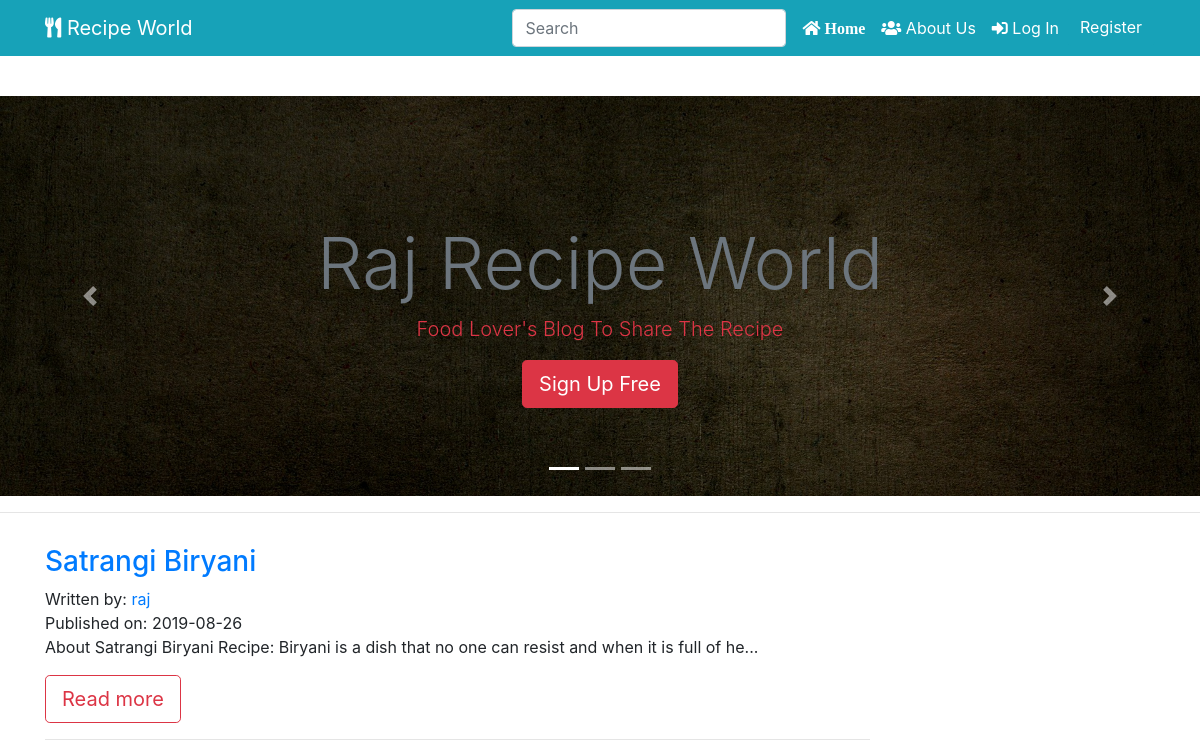
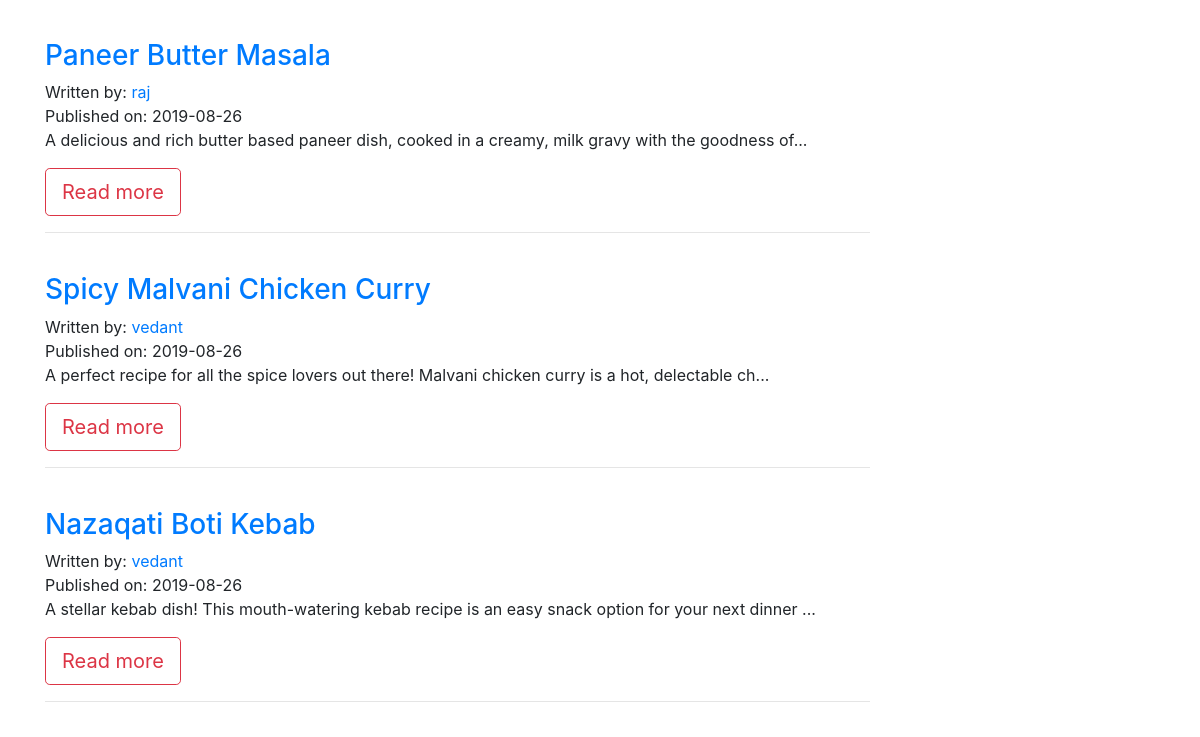
Before: / (upper part) with the older database file (2 pictures, top to bottom).
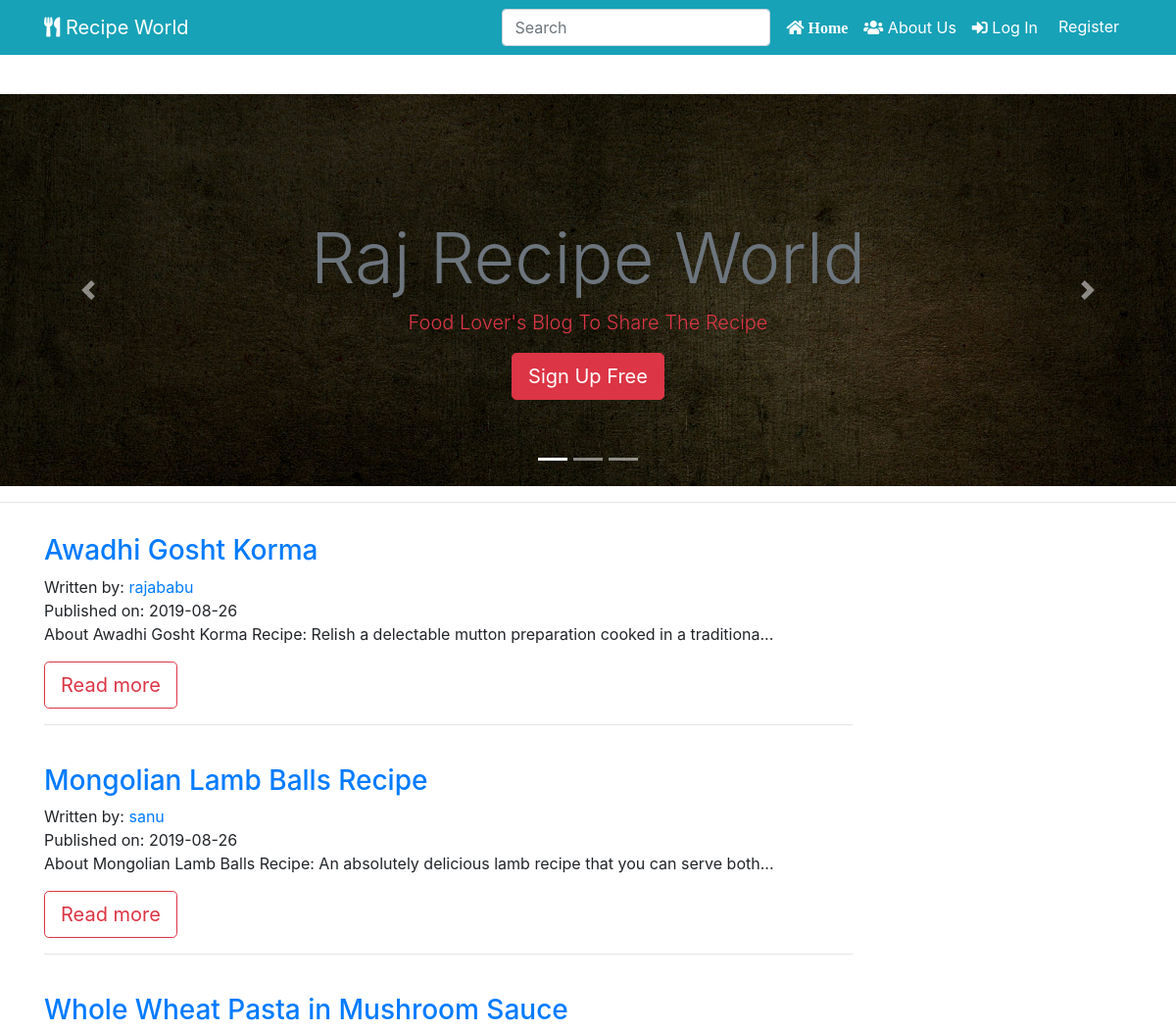
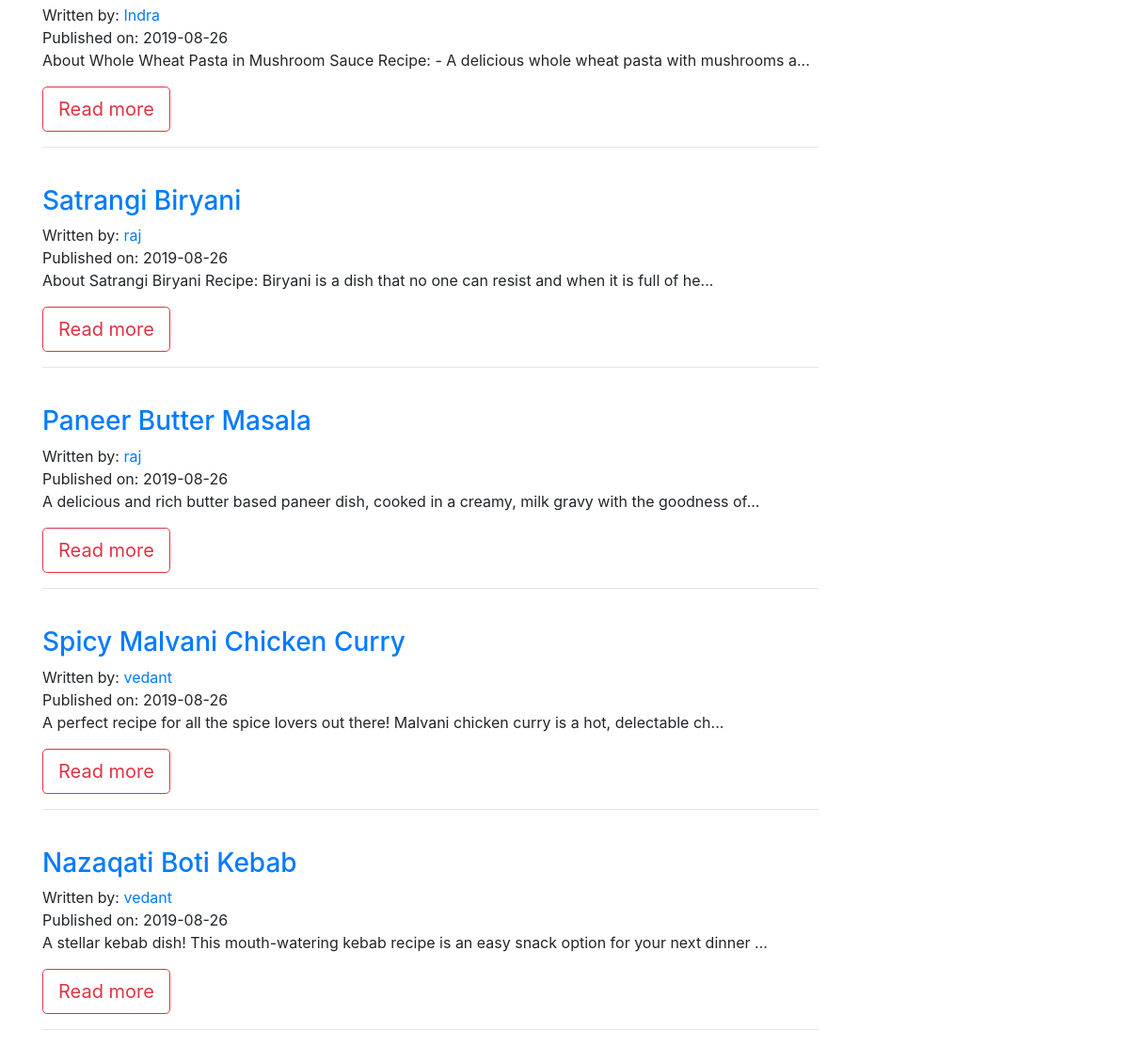
After: the same page with the newer database file (2 pictures, top to bottom).
### recipe_app/models.py (models this page shows, shortened)
class RecipePost(db.Model):
    __searchable__ = ['recipe_name']
    users = db.relationship(User)
    id = db.Column(db.Integer, primary_key=True)
    user_id = db.Column(db.Integer, db.ForeignKey('users.id'), nullable=False)
    date = db.Column(db.DateTime, nullable=False, default=datetime.utcnow)
    recipe_image = db.Column(db.String(128), default=None, nullable=True)
    recipe_name = db.Column(db.String(164), nullable=False)
    course = db.Column(db.String(164), nullable=False)
    food_category = db.Column(db.String(164), nullable=False)
    cuisine = db.Column(db.String(164), nullable=False)
    prep_time = db.Column(db.String(164), nullable=False)
    cook_time = db.Column(db.String(164), nullable=False)
    allergens = db.Column(db.String(164), nullable=False)
    serving = db.Column(db.String(164), nullable=False)
    ingredients = db.Column(db.Text, nullable=False)
    recipe_description = db.Column(db.Text, nullable=False)

class User(db.Model, UserMixin):
     __tablename__ = 'users'
     id = db.Column(db.Integer, primary_key = True)
     picture = db.Column(db.String(128), default='default_profile.png', nullable=False)
     email = db.Column(db.String(64), unique=True, index=True)
     username = db.Column(db.String(64), unique=True, index=True)
     password_hash = db.Column(db.String(128))
     recipe = db.relationship('RecipePost', backref='author', lazy=True)

### recipe_app/core/views.py (the view)
@core.route('/')
def index():
    page = request.args.get('page', 1, type=int)
    all_recipies_posts = RecipePost.query.order_by(RecipePost.date.desc()).paginate(page=page, per_page=10)
    return render_template('index.html', all_recipies_posts = all_recipies_posts)

### recipe_app/templates/index.html (shortened to what this page needs)
{% extends "base.html" %}
{% block content %}
  <section id="showcase" class="">
    <div id="myCarousel" class="carousel slide" data-ride="carousel">
      <ol class="carousel-indicators">
        <li data-target="#myCarousel" data-slide-to="0" class="active"></li>
        <li data-target="#myCarousel" data-slide-to="1"></li>
        <li data-target="#myCarousel" data-slide-to="2"></li>
      </ol>
      <div class="carousel-inner">
        <div class="carousel-item carousel-image-1 active">
          <div class="container">
            <div class="carousel-caption d-none d-sm-block text-center mb-5">
              <h1 class="display-3 text-secondary"> Raj Recipe World</h1>
              <p class="lead text-danger"> Food Lover's Blog To Share The Recipe </p>
              <a href="{{ url_for('users.register') }}" class="btn btn-danger btn-lg">Sign Up Free</a>
            </div>
          </div>
        </div>
      </div>
      <a href="#myCarousel" data-slide="prev" class="carousel-control-prev">
        <span class="carousel-control-prev-icon"></span>
      </a>
      <a href="#myCarousel" data-slide="next" class="carousel-control-next">
        <span class="carousel-control-next-icon"></span>
      </a>
    </div>
  </section>
  <hr>
<section id="info" class="py-3">
  <div class="container">
    {% for recipe in all_recipies_posts.items %}
    <div class="row">
      <div class="col-md-9 align-self-center">
        <h3> <a href="{{ url_for('recipe_posts.recipe_post', recipe_post_id=recipe.id) }}">{{ recipe.recipe_name }}</a> </h3>
          <p>
            Written by: <a href="{{ url_for('users.user_recipies', username = recipe.author.username) }}">{{ recipe.author.username }}</a>
            <br/>
            Published on: {{ recipe.date.strftime('%Y-%m-%d') }}
            <br/>
            {{ recipe.recipe_description[:100] }}...
            </p>
              <a href="{{ url_for('recipe_posts.recipe_post', recipe_post_id=recipe.id) }}" class="btn btn-outline-danger btn-lg">Read more</a>
              <hr>
               <br/>
          </div>
            <div class="col-md-3">
             </div>
           </div>
           {% endfor %}
  </div>
</section>
{% endblock %}

### recipe_app/templates/base.html (shortened to what this page needs)
<!DOCTYPE html>
<html lang="en">
  <head>
      <link rel="stylesheet" href="https://stackpath.bootstrapcdn.com/bootstrap/4.3.1/css/bootstrap.min.css">
      <link type="text/css" rel="stylesheet" href="{{ url_for('static', filename='css/master.css') }}"/>
      <link rel="stylesheet" href="https://use.fontawesome.com/releases/v5.3.1/css/all.css"
>
      <link rel="stylesheet" href="https://cdnjs.cloudflare.com/ajax/libs/ekko-lightbox/5.3.0/ekko-lightbox.css" />
      <link rel="stylesheet" href="https://cdnjs.cloudflare.com/ajax/libs/slick-carousel/1.9.0/slick.css" />
      <link rel="stylesheet" href="https://cdnjs.cloudflare.com/ajax/libs/slick-carousel/1.9.0/slick-theme.min.css" />
  </head>
<body>
  <header class="py-5" >
<nav class="navbar navbar-expand-sm navbar-dark bg-info fixed-top ">
    <div class="container">
      <a href="{{ url_for('core.index') }}" target="_blank" class="navbar-brand"> <i class="fas fa-utensils icon-nav"></i> Recipe World</a>
      <div class="collapse navbar-collapse" id="navbarCollapse">
      <ul class="navbar-nav ml-auto">
      <form class="form-inline my-2 my-lg-0" method="GET" action="{{ url_for('search.search_result') }}">
        <input class="form-control mr-sm-2" type="search" placeholder="Search" aria-label="Search">
      </form>
            <li class="nav-item active">
              <a class="nav-link text-white" href="{{ url_for('core.index') }}">
                <i class="fas fa-home icon-nav"> Home </i>
              </a>
            </li>
            <li class="nav-item">
              <a class="nav-link text-white" href="{{ url_for('core.info') }}"> <i class="fas fa-users icon-nav"></i> About Us</a>
            </li>
            {% if current_user.is_authenticated %}
            <li class="nav-item">
                <a class="nav-link text-white" href="{{ url_for('users.logout') }}"> <i class="fas fa-sign-out-alt icon-nav"></i> Log Out </a>
            </li>
            <li class="nav-item">
                <a class="nav-link text-white" href="{{ url_for('users.account') }}">
                  <i class="fas fa-user icon-nav"> </i> Profile </a>
            </li>
            <li class="nav-item">
                <a class="nav-link text-white" href="{{ url_for('recipe_posts.create_recipe') }}">
                  <i class="fas fa-plus icon-nav"></i> Add Recipe</a>
            </li>
             <li class="nav-item">
                <a class="nav-link text-white" href="{{ url_for('users.user_recipies' , username=current_user.username) }}"> <i class="fas fa-user-circle icon-nav"> </i> {{ current_user }} </a>
              </li>
              {% else %}
              <li class="nav-item">
                  <a class="nav-link text-white" href="{{ url_for('users.login') }}"> <i class="fas fa-sign-in-alt icon-nav"></i> Log In </a>
              </li>
              <li class="nav-item">
                  <a href="{{ url_for('users.register') }}" class="btn btn-info btn-md">
                   Register
                </a>
              </li>
              {% endif %}
    </ul>
    </div>
   </div>
  </nav>
 </header>
  {% block content %}
  {% endblock %}
  </body>
</html>

### recipe_app/static/css/master.css (style rules this page uses)
.carousel-item { height: 400px; width: 100% !important; background-position: center; -webkit-background-size: cover; -moz-background-size: cover; background-size: cover; -o-background-size: cover; }
.carousel-image-1 { background: url('../img/cook-3_1920.jpg'); background-size: cover; }

Changed rows visible on the page:
added RecipePost: recipe_name "Awadhi Gosht Korma", author.username "rajababu", date "2019-08-26", recipe_description "About Awadhi Gosht Korma Recipe: Relish a delectable mutton preparation cooked in a traditiona"
added RecipePost: recipe_name "Mongolian Lamb Balls Recipe", author.username "sanu", date "2019-08-26", recipe_description "About Mongolian Lamb Balls Recipe: An absolutely delicious lamb recipe that you can serve both"
added RecipePost: recipe_name "Whole Wheat Pasta in Mushroom Sauce", author.username "Indra", date "2019-08-26", recipe_description "About Whole Wheat Pasta in Mushroom Sauce Recipe: - A delicious whole wheat pasta with mushrooms a"
